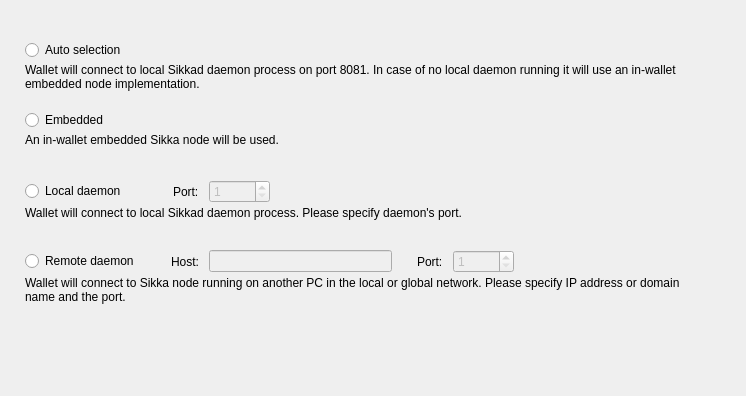
<?xml version="1.0" encoding="UTF-8"?>
<ui version="4.0">
 <class>ConnectionOptionsFrame</class>
 <widget class="QFrame" name="ConnectionOptionsFrame">
  <property name="geometry">
   <rect>
    <x>0</x>
    <y>0</y>
    <width>746</width>
    <height>396</height>
   </rect>
  </property>
  <property name="windowTitle">
   <string>Frame</string>
  </property>
  <property name="frameShape">
   <enum>QFrame::NoFrame</enum>
  </property>
  <property name="frameShadow">
   <enum>QFrame::Raised</enum>
  </property>
  <layout class="QVBoxLayout" name="verticalLayout_5">
   <property name="spacing">
    <number>0</number>
   </property>
   <property name="leftMargin">
    <number>25</number>
   </property>
   <property name="topMargin">
    <number>40</number>
   </property>
   <property name="rightMargin">
    <number>49</number>
   </property>
   <item>
    <widget class="QWidget" name="widget" native="true">
     <property name="sizePolicy">
      <sizepolicy hsizetype="Preferred" vsizetype="Fixed">
       <horstretch>0</horstretch>
       <verstretch>0</verstretch>
      </sizepolicy>
     </property>
     <property name="minimumSize">
      <size>
       <width>0</width>
       <height>70</height>
      </size>
     </property>
     <property name="maximumSize">
      <size>
       <width>16777215</width>
       <height>70</height>
      </size>
     </property>
     <layout class="QVBoxLayout" name="verticalLayout" stretch="0,1">
      <property name="spacing">
       <number>3</number>
      </property>
      <property name="leftMargin">
       <number>0</number>
      </property>
      <property name="topMargin">
       <number>0</number>
      </property>
      <property name="rightMargin">
       <number>0</number>
      </property>
      <property name="bottomMargin">
       <number>0</number>
      </property>
      <item>
       <widget class="QRadioButton" name="m_autoRadio">
        <property name="text">
         <string>Auto selection</string>
        </property>
        <attribute name="buttonGroup">
         <string notr="true">m_connectionButtonGroup</string>
        </attribute>
       </widget>
      </item>
      <item alignment="Qt::AlignTop">
       <widget class="WalletGui::WalletSmallGrayTextLabel" name="m_autoHelperLabel">
        <property name="text">
         <string>Wallet will connect to local Sikkad daemon process on port 8081. In case of no local daemon running it will use an in-wallet embedded node implementation.</string>
        </property>
        <property name="alignment">
         <set>Qt::AlignLeading|Qt::AlignLeft|Qt::AlignTop</set>
        </property>
        <property name="wordWrap">
         <bool>true</bool>
        </property>
        <property name="indent">
         <number>0</number>
        </property>
       </widget>
      </item>
     </layout>
    </widget>
   </item>
   <item>
    <widget class="QWidget" name="widget_2" native="true">
     <property name="sizePolicy">
      <sizepolicy hsizetype="Preferred" vsizetype="Fixed">
       <horstretch>0</horstretch>
       <verstretch>0</verstretch>
      </sizepolicy>
     </property>
     <property name="minimumSize">
      <size>
       <width>0</width>
       <height>70</height>
      </size>
     </property>
     <property name="maximumSize">
      <size>
       <width>16777215</width>
       <height>70</height>
      </size>
     </property>
     <layout class="QVBoxLayout" name="verticalLayout_2" stretch="0,1">
      <property name="spacing">
       <number>3</number>
      </property>
      <property name="leftMargin">
       <number>0</number>
      </property>
      <property name="topMargin">
       <number>0</number>
      </property>
      <property name="rightMargin">
       <number>0</number>
      </property>
      <property name="bottomMargin">
       <number>0</number>
      </property>
      <item>
       <widget class="QRadioButton" name="m_embeddedRadio">
        <property name="text">
         <string>Embedded</string>
        </property>
        <attribute name="buttonGroup">
         <string notr="true">m_connectionButtonGroup</string>
        </attribute>
       </widget>
      </item>
      <item alignment="Qt::AlignTop">
       <widget class="WalletGui::WalletSmallGrayTextLabel" name="m_embeddedHelperLabel">
        <property name="text">
         <string>An in-wallet embedded Sikka node will be used.</string>
        </property>
        <property name="alignment">
         <set>Qt::AlignLeading|Qt::AlignLeft|Qt::AlignTop</set>
        </property>
        <property name="wordWrap">
         <bool>true</bool>
        </property>
        <property name="indent">
         <number>0</number>
        </property>
       </widget>
      </item>
     </layout>
    </widget>
   </item>
   <item>
    <widget class="QWidget" name="widget_3" native="true">
     <property name="sizePolicy">
      <sizepolicy hsizetype="Preferred" vsizetype="Fixed">
       <horstretch>0</horstretch>
       <verstretch>0</verstretch>
      </sizepolicy>
     </property>
     <property name="minimumSize">
      <size>
       <width>0</width>
       <height>70</height>
      </size>
     </property>
     <property name="maximumSize">
      <size>
       <width>16777215</width>
       <height>70</height>
      </size>
     </property>
     <layout class="QVBoxLayout" name="verticalLayout_3" stretch="0,1">
      <property name="spacing">
       <number>3</number>
      </property>
      <property name="leftMargin">
       <number>0</number>
      </property>
      <property name="topMargin">
       <number>0</number>
      </property>
      <property name="rightMargin">
       <number>0</number>
      </property>
      <property name="bottomMargin">
       <number>0</number>
      </property>
      <item>
       <layout class="QHBoxLayout" name="horizontalLayout">
        <property name="spacing">
         <number>10</number>
        </property>
        <item>
         <widget class="QRadioButton" name="m_localRadio">
          <property name="text">
           <string>Local daemon</string>
          </property>
          <attribute name="buttonGroup">
           <string notr="true">m_connectionButtonGroup</string>
          </attribute>
         </widget>
        </item>
        <item>
         <spacer name="horizontalSpacer">
          <property name="orientation">
           <enum>Qt::Horizontal</enum>
          </property>
          <property name="sizeType">
           <enum>QSizePolicy::Fixed</enum>
          </property>
          <property name="sizeHint" stdset="0">
           <size>
            <width>37</width>
            <height>20</height>
           </size>
          </property>
         </spacer>
        </item>
        <item>
         <widget class="QLabel" name="label">
          <property name="text">
           <string>Port:</string>
          </property>
         </widget>
        </item>
        <item alignment="Qt::AlignVCenter">
         <widget class="QSpinBox" name="m_localPortSpin">
          <property name="enabled">
           <bool>false</bool>
          </property>
          <property name="minimum">
           <number>1</number>
          </property>
          <property name="maximum">
           <number>65535</number>
          </property>
          <property name="value">
           <number>1</number>
          </property>
         </widget>
        </item>
        <item>
         <spacer name="horizontalSpacer_2">
          <property name="orientation">
           <enum>Qt::Horizontal</enum>
          </property>
          <property name="sizeHint" stdset="0">
           <size>
            <width>40</width>
            <height>20</height>
           </size>
          </property>
         </spacer>
        </item>
       </layout>
      </item>
      <item alignment="Qt::AlignTop">
       <widget class="WalletGui::WalletSmallGrayTextLabel" name="m_localHelperLabel">
        <property name="text">
         <string>Wallet will connect to local Sikkad daemon process. Please specify daemon's port.</string>
        </property>
        <property name="alignment">
         <set>Qt::AlignLeading|Qt::AlignLeft|Qt::AlignTop</set>
        </property>
        <property name="wordWrap">
         <bool>true</bool>
        </property>
        <property name="indent">
         <number>0</number>
        </property>
       </widget>
      </item>
     </layout>
    </widget>
   </item>
   <item>
    <widget class="QWidget" name="widget_4" native="true">
     <property name="sizePolicy">
      <sizepolicy hsizetype="Preferred" vsizetype="Fixed">
       <horstretch>0</horstretch>
       <verstretch>0</verstretch>
      </sizepolicy>
     </property>
     <property name="minimumSize">
      <size>
       <width>0</width>
       <height>70</height>
      </size>
     </property>
     <property name="maximumSize">
      <size>
       <width>16777215</width>
       <height>70</height>
      </size>
     </property>
     <layout class="QVBoxLayout" name="verticalLayout_4" stretch="0,1">
      <property name="spacing">
       <number>3</number>
      </property>
      <property name="leftMargin">
       <number>0</number>
      </property>
      <property name="topMargin">
       <number>0</number>
      </property>
      <property name="rightMargin">
       <number>0</number>
      </property>
      <property name="bottomMargin">
       <number>0</number>
      </property>
      <item>
       <layout class="QHBoxLayout" name="horizontalLayout_2">
        <property name="spacing">
         <number>10</number>
        </property>
        <item>
         <widget class="QRadioButton" name="m_remoteRadio">
          <property name="text">
           <string>Remote daemon</string>
          </property>
          <attribute name="buttonGroup">
           <string notr="true">m_connectionButtonGroup</string>
          </attribute>
         </widget>
        </item>
        <item>
         <spacer name="horizontalSpacer_3">
          <property name="orientation">
           <enum>Qt::Horizontal</enum>
          </property>
          <property name="sizeType">
           <enum>QSizePolicy::Fixed</enum>
          </property>
          <property name="sizeHint" stdset="0">
           <size>
            <width>22</width>
            <height>20</height>
           </size>
          </property>
         </spacer>
        </item>
        <item>
         <widget class="QLabel" name="label_2">
          <property name="text">
           <string>Host:</string>
          </property>
         </widget>
        </item>
        <item>
         <widget class="QLineEdit" name="m_remoteHostEdit">
          <property name="enabled">
           <bool>false</bool>
          </property>
         </widget>
        </item>
        <item>
         <spacer name="horizontalSpacer_5">
          <property name="orientation">
           <enum>Qt::Horizontal</enum>
          </property>
          <property name="sizeType">
           <enum>QSizePolicy::Fixed</enum>
          </property>
          <property name="sizeHint" stdset="0">
           <size>
            <width>15</width>
            <height>20</height>
           </size>
          </property>
         </spacer>
        </item>
        <item>
         <widget class="QLabel" name="label_3">
          <property name="text">
           <string>Port:</string>
          </property>
         </widget>
        </item>
        <item alignment="Qt::AlignVCenter">
         <widget class="QSpinBox" name="m_remotePortSpin">
          <property name="enabled">
           <bool>false</bool>
          </property>
          <property name="minimum">
           <number>1</number>
          </property>
          <property name="maximum">
           <number>65535</number>
          </property>
          <property name="value">
           <number>1</number>
          </property>
         </widget>
        </item>
        <item>
         <spacer name="horizontalSpacer_4">
          <property name="orientation">
           <enum>Qt::Horizontal</enum>
          </property>
          <property name="sizeHint" stdset="0">
           <size>
            <width>40</width>
            <height>20</height>
           </size>
          </property>
         </spacer>
        </item>
       </layout>
      </item>
      <item alignment="Qt::AlignTop">
       <widget class="WalletGui::WalletSmallGrayTextLabel" name="m_remoteHelperLabel">
        <property name="text">
         <string>Wallet will connect to Sikka node running on another PC in the local or global network. Please specify IP address or domain name and the port.</string>
        </property>
        <property name="alignment">
         <set>Qt::AlignLeading|Qt::AlignLeft|Qt::AlignTop</set>
        </property>
        <property name="wordWrap">
         <bool>true</bool>
        </property>
        <property name="indent">
         <number>0</number>
        </property>
       </widget>
      </item>
     </layout>
    </widget>
   </item>
   <item>
    <spacer name="verticalSpacer">
     <property name="orientation">
      <enum>Qt::Vertical</enum>
     </property>
     <property name="sizeHint" stdset="0">
      <size>
       <width>665</width>
       <height>61</height>
      </size>
     </property>
    </spacer>
   </item>
  </layout>
 </widget>
 <customwidgets>
  <customwidget>
   <class>WalletGui::WalletSmallGrayTextLabel</class>
   <extends>QLabel</extends>
   <header>Gui/Common/WalletTextLabel.h</header>
  </customwidget>
 </customwidgets>
 <resources/>
 <connections>
  <connection>
   <sender>m_remoteHostEdit</sender>
   <signal>textChanged(QString)</signal>
   <receiver>ConnectionOptionsFrame</receiver>
   <slot>remoteHostNameChanged(QString)</slot>
   <hints>
    <hint type="sourcelabel">
     <x>390</x>
     <y>319</y>
    </hint>
    <hint type="destinationlabel">
     <x>372</x>
     <y>197</y>
    </hint>
   </hints>
  </connection>
  <connection>
   <sender>m_connectionButtonGroup</sender>
   <signal>buttonClicked(int)</signal>
   <receiver>ConnectionOptionsFrame</receiver>
   <slot>connectionButtonClicked(int)</slot>
   <hints>
    <hint type="sourcelabel">
     <x>-1</x>
     <y>-1</y>
    </hint>
    <hint type="destinationlabel">
     <x>372</x>
     <y>197</y>
    </hint>
   </hints>
  </connection>
  <connection>
   <sender>m_remoteRadio</sender>
   <signal>toggled(bool)</signal>
   <receiver>m_remoteHostEdit</receiver>
   <slot>setEnabled(bool)</slot>
   <hints>
    <hint type="sourcelabel">
     <x>88</x>
     <y>264</y>
    </hint>
    <hint type="destinationlabel">
     <x>312</x>
     <y>263</y>
    </hint>
   </hints>
  </connection>
  <connection>
   <sender>m_remoteRadio</sender>
   <signal>toggled(bool)</signal>
   <receiver>m_remotePortSpin</receiver>
   <slot>setEnabled(bool)</slot>
   <hints>
    <hint type="sourcelabel">
     <x>88</x>
     <y>264</y>
    </hint>
    <hint type="destinationlabel">
     <x>498</x>
     <y>263</y>
    </hint>
   </hints>
  </connection>
  <connection>
   <sender>m_localRadio</sender>
   <signal>toggled(bool)</signal>
   <receiver>m_localPortSpin</receiver>
   <slot>setEnabled(bool)</slot>
   <hints>
    <hint type="sourcelabel">
     <x>81</x>
     <y>194</y>
    </hint>
    <hint type="destinationlabel">
     <x>270</x>
     <y>193</y>
    </hint>
   </hints>
  </connection>
 </connections>
 <slots>
  <slot>remoteHostNameChanged(QString)</slot>
  <slot>connectionButtonClicked(int)</slot>
 </slots>
 <buttongroups>
  <buttongroup name="m_connectionButtonGroup"/>
 </buttongroups>
</ui>
